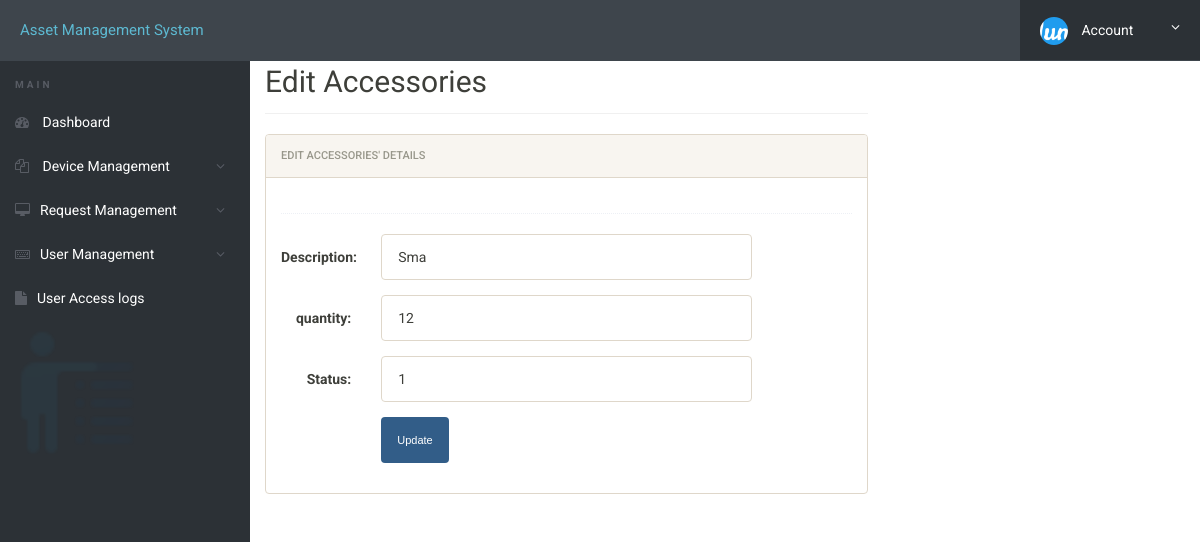
Page /inventory/admin/edit-accessories.php?d_id=11 (signed in) on the committed database.
### tables this page shows
CREATE TABLE `accessories` (
  `d_id` int(11) NOT NULL,
  `description` varchar(255) NOT NULL,
  `quantity` int(11) NOT NULL,
  `status` tinyint(1) NOT NULL,
  `posting_date` timestamp NOT NULL DEFAULT current_timestamp() ON UPDATE current_timestamp(),
  `user_id` int(11) NOT NULL
);

### inventory/admin/edit-accessories.php (the view, shortened to what this page needs)
<?php
include('includes/config.php');
?>
<!doctype html>
<html lang="en" class="no-js">
<head>
	<link rel="stylesheet" href="css/font-awesome.min.css">
	<link rel="stylesheet" href="css/bootstrap.min.css">
	<link rel="stylesheet" href="css/dataTables.bootstrap.min.css">>
	<link rel="stylesheet" href="css/bootstrap-social.css">
	<link rel="stylesheet" href="css/bootstrap-select.css">
	<link rel="stylesheet" href="css/fileinput.min.css">
	<link rel="stylesheet" href="css/awesome-bootstrap-checkbox.css">
	<link rel="stylesheet" href="css/style.css">
</head>
<body>
	<?php include('includes/header.php');?>
	<div class="ts-main-content">
		<?php include('includes/sidebar.php');?>
		<div class="content-wrapper">
			<div class="container-fluid">
				<div class="row">
					<div class="col-md-8">
						<h2 class="page-title">Edit Accessories </h2>
						<div class="row">
							<div class="col-md-12">
								<div class="panel panel-default">
									<div class="panel-heading">Edit Accessories' Details</div>
									<div class="panel-body">
                                         <form method="post" name="editform" class="form-horizontal" onsubmit="return validateform()">
                                    <?php
                                    $id=$_GET['d_id'];
                                    $ret="select * from accessories where d_id=?";
                                        $stmt= $mysqli->prepare($ret) ;
                                    $stmt->bind_param('i',$id);
                                    $stmt->execute() ;
                                    $res=$stmt->get_result();
                                    while($row=$res->fetch_object())
                                    {
                                        ?>
                                        <div class="hr-dashed"></div>
                                        <div class="form-group">
                                        <label class="col-sm-2 control-label">Description:  </label>
                                    <div class="col-sm-8">
                                    <input type="text"  name="device_name" value="<?php echo $row->description;?>"  class="form-control"> </div>
                                    </div>
                                <div class="form-group">
                                <label class="col-sm-2 control-label">quantity: </label>
                                    <div class="col-sm-8">
                                        <input type="text" class="form-control" name="id" id="id" value="<?php echo $row->quantity;?>">
                                        </div>
                                        </div>
                                        <div class="form-group">
                                        <label class="col-sm-2 control-label">Status:  </label>
                                    <div class="col-sm-8">
                                    <input type="text"  name="device_name" value="<?php echo $row->status;?>"  class="form-control"> </div>
                                    </div>
                                        <div class="form-group">
                                        <?php } ?>
												<div class="col-sm-8 col-sm-offset-2">
													<input class="btn btn-primary" type="submit" name="submit" value="Update ">
												</div>
											</div>
										</form>
									</div>
								</div>
							</div>
							</div>
						</div>
					</div>
				</div>
			</div>
		</div>
</body>
</html>

### inventory/admin/css/style.css (style rules this page uses)
html { font-size: 14px; }
@media only screen and (min-width: 480px) { html { font-size: 17px; } }
@media only screen and (min-width: 768px) { html { font-size: 14px; } }
body { font-size: 1em; }
.btn { font-family: 'Montserrat', sans-serif; }
.hr-dashed { background-color: transparent; border-top: 1px dotted #edf0f5; color: transparent; height: 1px; margin: 20px 0; }
.panel { overflow: hidden; }
.btn { text-transform: none; }
.page-title { padding-bottom: 15px; margin-bottom: 20px; border-bottom: 1px solid #f0f0f0; }
.ts-main-content .content-wrapper { padding-top: 15px; margin-top: 10px; }
@media only screen and (min-width: 992px) { .ts-main-content .content-wrapper { margin-left: 250px; } }

### rows in the picture
accessories: device_name "Sma", id "12", device_name "1"
